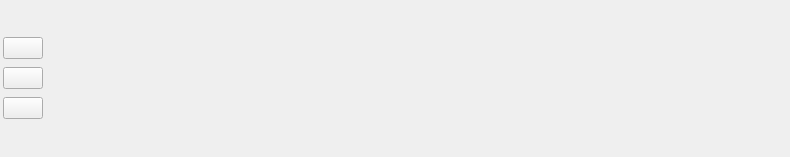
<?xml version="1.0" encoding="UTF-8"?>
<ui version="4.0">
 <class>Track</class>
 <widget class="QWidget" name="Track">
  <property name="geometry">
   <rect>
    <x>0</x>
    <y>0</y>
    <width>790</width>
    <height>157</height>
   </rect>
  </property>
  <property name="sizePolicy">
   <sizepolicy hsizetype="Expanding" vsizetype="Expanding">
    <horstretch>0</horstretch>
    <verstretch>0</verstretch>
   </sizepolicy>
  </property>
  <property name="minimumSize">
   <size>
    <width>0</width>
    <height>120</height>
   </size>
  </property>
  <property name="maximumSize">
   <size>
    <width>16777215</width>
    <height>200</height>
   </size>
  </property>
  <property name="windowTitle">
   <string>Form</string>
  </property>
  <layout class="QHBoxLayout" name="horizontalLayout" stretch="0,0">
   <property name="spacing">
    <number>0</number>
   </property>
   <property name="margin">
    <number>0</number>
   </property>
   <item>
    <layout class="QVBoxLayout" name="verticalLayout">
     <property name="spacing">
      <number>8</number>
     </property>
     <property name="sizeConstraint">
      <enum>QLayout::SetMinimumSize</enum>
     </property>
     <property name="leftMargin">
      <number>3</number>
     </property>
     <property name="rightMargin">
      <number>3</number>
     </property>
     <item>
      <spacer name="verticalSpacer">
       <property name="orientation">
        <enum>Qt::Vertical</enum>
       </property>
       <property name="sizeHint" stdset="0">
        <size>
         <width>20</width>
         <height>40</height>
        </size>
       </property>
      </spacer>
     </item>
     <item>
      <widget class="QPushButton" name="delButton">
       <property name="sizePolicy">
        <sizepolicy hsizetype="Minimum" vsizetype="Minimum">
         <horstretch>0</horstretch>
         <verstretch>0</verstretch>
        </sizepolicy>
       </property>
       <property name="toolTip">
        <string>Remove Track</string>
       </property>
       <property name="text">
        <string/>
       </property>
       <property name="icon">
        <iconset resource="../rc/resources.qrc">
         <normaloff>:/buttons/toolbar/delete</normaloff>:/buttons/toolbar/delete</iconset>
       </property>
      </widget>
     </item>
     <item>
      <widget class="QPushButton" name="srcButton">
       <property name="sizePolicy">
        <sizepolicy hsizetype="Minimum" vsizetype="Minimum">
         <horstretch>0</horstretch>
         <verstretch>0</verstretch>
        </sizepolicy>
       </property>
       <property name="minimumSize">
        <size>
         <width>0</width>
         <height>0</height>
        </size>
       </property>
       <property name="toolTip">
        <string>&lt;html&gt;&lt;head/&gt;&lt;body&gt;&lt;p&gt;Select Data Series to Show&lt;/p&gt;&lt;/body&gt;&lt;/html&gt;</string>
       </property>
       <property name="text">
        <string/>
       </property>
       <property name="icon">
        <iconset resource="../rc/resources.qrc">
         <normaloff>:/buttons/toolbar/icons/add_16.png</normaloff>:/buttons/toolbar/icons/add_16.png</iconset>
       </property>
       <property name="flat">
        <bool>false</bool>
       </property>
      </widget>
     </item>
     <item>
      <widget class="QPushButton" name="setButton">
       <property name="sizePolicy">
        <sizepolicy hsizetype="Minimum" vsizetype="Minimum">
         <horstretch>0</horstretch>
         <verstretch>0</verstretch>
        </sizepolicy>
       </property>
       <property name="toolTip">
        <string>Plot Settings</string>
       </property>
       <property name="text">
        <string/>
       </property>
       <property name="icon">
        <iconset resource="../rc/resources.qrc">
         <normaloff>:/buttons/toolbar/settings</normaloff>:/buttons/toolbar/settings</iconset>
       </property>
      </widget>
     </item>
     <item>
      <spacer name="verticalSpacer_2">
       <property name="orientation">
        <enum>Qt::Vertical</enum>
       </property>
       <property name="sizeHint" stdset="0">
        <size>
         <width>20</width>
         <height>40</height>
        </size>
       </property>
      </spacer>
     </item>
    </layout>
   </item>
   <item>
    <widget class="QCustomPlot" name="plot" native="true">
     <property name="sizePolicy">
      <sizepolicy hsizetype="Expanding" vsizetype="Expanding">
       <horstretch>0</horstretch>
       <verstretch>0</verstretch>
      </sizepolicy>
     </property>
    </widget>
   </item>
  </layout>
 </widget>
 <customwidgets>
  <customwidget>
   <class>QCustomPlot</class>
   <extends>QWidget</extends>
   <header>mainview/tracks/qcustomplot.h</header>
   <container>1</container>
  </customwidget>
 </customwidgets>
 <tabstops>
  <tabstop>srcButton</tabstop>
 </tabstops>
 <resources>
  <include location="../rc/resources.qrc"/>
 </resources>
 <connections/>
</ui>
